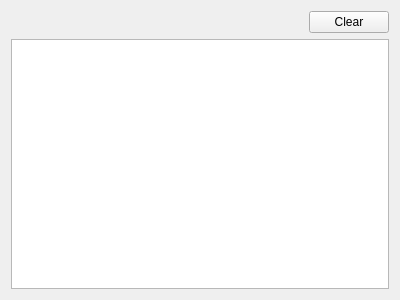
<?xml version="1.0" encoding="UTF-8"?>
<ui version="4.0">
 <class>Maditor::View::LogWidget</class>
 <widget class="QWidget" name="Maditor::View::LogWidget">
  <property name="geometry">
   <rect>
    <x>0</x>
    <y>0</y>
    <width>400</width>
    <height>300</height>
   </rect>
  </property>
  <property name="windowTitle">
   <string>Form</string>
  </property>
  <layout class="QVBoxLayout" name="verticalLayout">
   <item>
    <layout class="QHBoxLayout" name="horizontalLayout">
     <item>
      <spacer name="horizontalSpacer">
       <property name="orientation">
        <enum>Qt::Horizontal</enum>
       </property>
       <property name="sizeHint" stdset="0">
        <size>
         <width>40</width>
         <height>20</height>
        </size>
       </property>
      </spacer>
     </item>
     <item>
      <widget class="QPushButton" name="clearButton">
       <property name="text">
        <string>Clear</string>
       </property>
      </widget>
     </item>
    </layout>
   </item>
   <item>
    <widget class="QTableView" name="tableView">
     <property name="selectionMode">
      <enum>QAbstractItemView::NoSelection</enum>
     </property>
     <property name="selectionBehavior">
      <enum>QAbstractItemView::SelectItems</enum>
     </property>
     <property name="verticalScrollMode">
      <enum>QAbstractItemView::ScrollPerPixel</enum>
     </property>
     <property name="sortingEnabled">
      <bool>true</bool>
     </property>
     <attribute name="horizontalHeaderMinimumSectionSize">
      <number>0</number>
     </attribute>
     <attribute name="horizontalHeaderStretchLastSection">
      <bool>true</bool>
     </attribute>
     <attribute name="verticalHeaderVisible">
      <bool>false</bool>
     </attribute>
    </widget>
   </item>
  </layout>
 </widget>
 <resources/>
 <connections/>
</ui>
